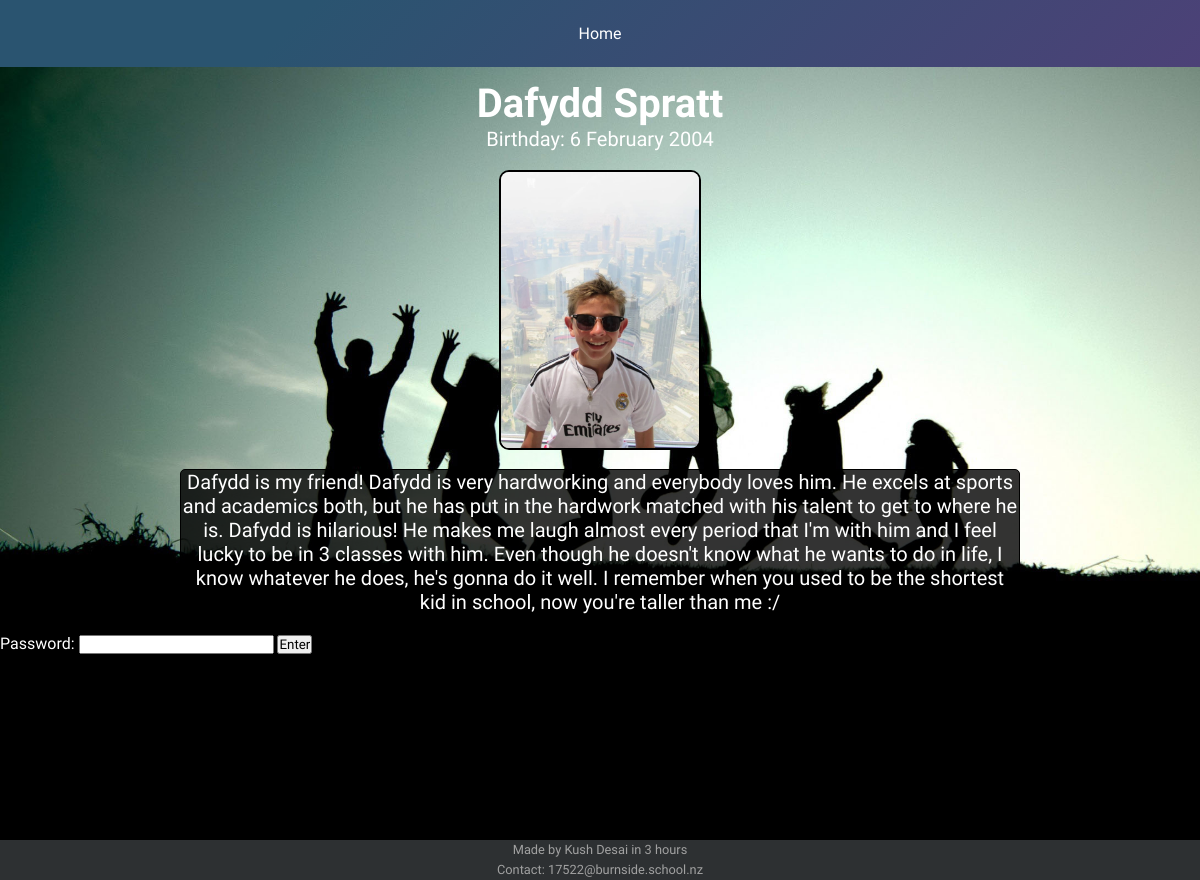
The app's page /friend/5 with its own data.
### tables this page shows
CREATE TABLE friend (id INTEGER PRIMARY KEY AUTOINCREMENT, name STRING, description TEXT, password STRING, message TEXT, image STRING, birthday STRING);

### main.py (the view, shortened to what this page needs)
@app.route('/friend/<int:id>', methods=['POST','GET'])
def friend(id):
    q = "SELECT * FROM Friend WHERE id = ?"
    val = (id, )
    friend = connect(q, val, single = True)
    print(friend)
    hidden = [""]
    return render_template('friend.html', friend = friend, hidden = hidden[0])

### main.py (called while the page is built)
@app.context_processor
def context_processor():
    return dict(title = app.config['TITLE'])

def connect(query, val = tuple(''), single = False):
    conn = sqlite3.connect(app.config['DATABASE'])
    cur = conn.cursor()
    if val:
        cur.execute(query, val)
    else:
        cur.execute(query)
    result = cur.fetchone() if single else cur.fetchall()
    conn.close()
    return result

### templates/friend.html (shortened to what this page needs)
{% extends 'layout.html' %} {% block content %}
<div class = 'friend'>
  <h1>{{ friend[1] }}</h1>
  <p>Birthday: {{friend[6]}}</p>
  <br>
  <img src = '{{ friend[5] }}' style="align-self:center;">
  <br>
  <div class = "text">
  <p>
    {{friend[2]}}
  </p>
  </div>
<br>
<form class = 'password' method="POST">
  <label>Password: </label>
  <input type ='password' name = 'password'>
  <input type = 'submit' value='Enter'>
</form>
<br>
</div>
{% endblock %}

### static/css/style.css (style rules this page uses)
* { margin:0; padding:0; box-sizing: border-box; font-family: 'Exo 2', sans-serif; }
body { color: white; background-image: url('/static/images/bg.jpg'); background-repeat: no-repeat; background-size: cover; }
h1 { font-size: 40px; text-align: center; padding: 0; margin: 0; }
p { font-size: 20px; color: white; text-align: center; }
img { border: 2px solid black; border-radius: 10px; max-height: 35vh; }
.text { margin: 0 auto; width: 70%; text-align: center; border: 1px solid black; border-radius: 5px; background: rgba(0,0,0,0.8); }
.friend { display: flex; justify-content: space-around; flex-direction: column; }

### records on screen
friend: name "Dafydd Spratt", birthday "6 February 2004", image (picture), description "Dafydd is my friend! Dafydd is very hardworking and everybody loves him. He excels at sports and academics both, but he has put in the hardwork matched with his talent to get to where he is. Dafydd is hilarious! He makes me laugh almost every period that I'm with him and I feel lucky to be in 3 classes with him. Even though he doesn't know what he wants to do in life, I know whatever he does, he's gonna do it well. I remember when you used to be the shortest kid in school, now you're taller than me :/"
